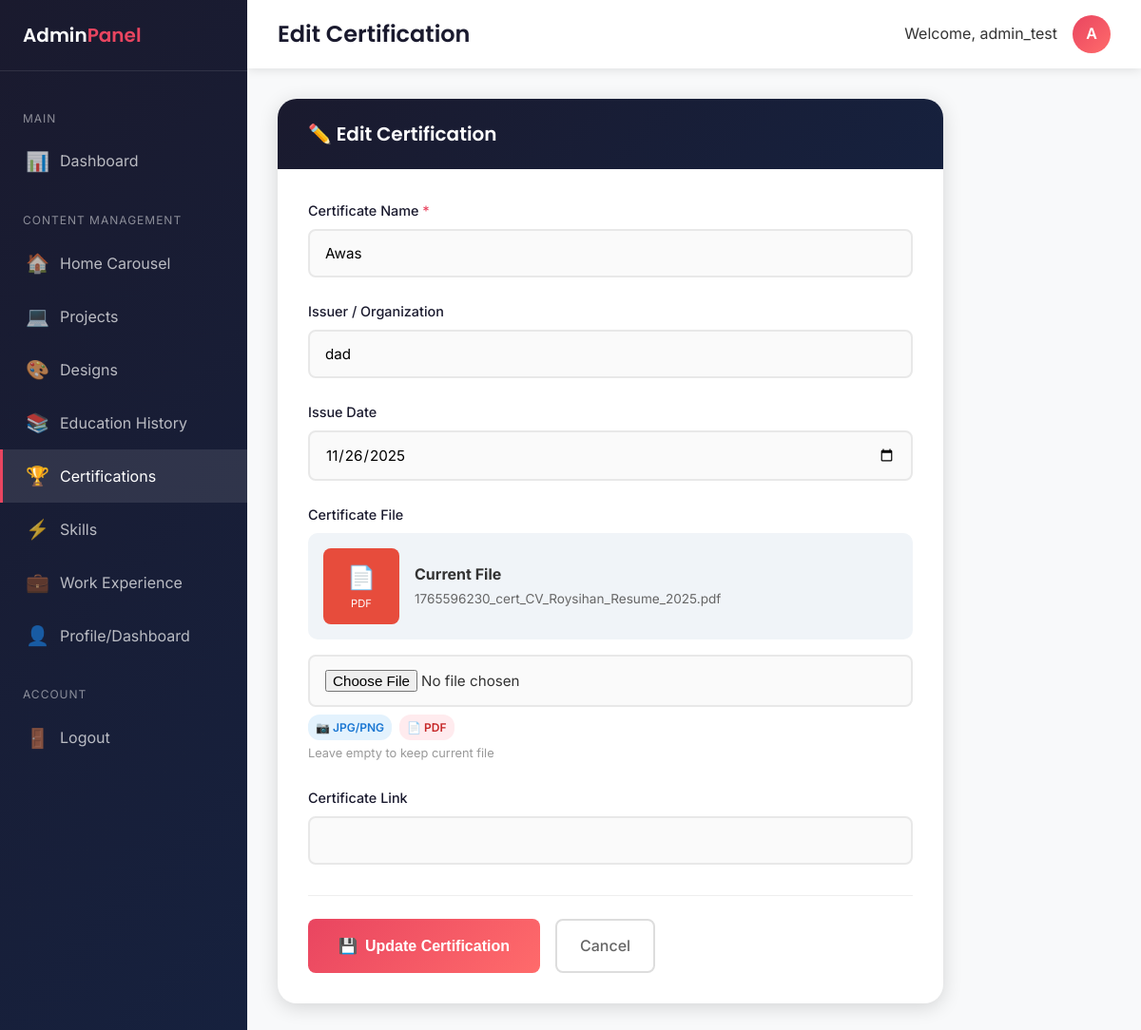
The page /admin/certifications/edit.php?id=1 (signed in) on the database its author committed.
### tables this page shows
CREATE TABLE IF NOT EXISTS certifications (
    id INT AUTO_INCREMENT PRIMARY KEY,
    name_certificate VARCHAR(255),
    issuer VARCHAR(255),
    issue_date DATE,
    image_certificate VARCHAR(255),
    link_certificate VARCHAR(255)
);

### admin/certifications/edit.php (the view, shortened to what this page needs)
<?php
require_once $_SERVER['DOCUMENT_ROOT'] . '/portofolio/config/connect.php';
$id = $_GET['id'] ?? 0;
$stmt = $pdo->prepare("SELECT * FROM certifications WHERE id = ?");
$stmt->execute([$id]);
$item = $stmt->fetch();
$isPdf = !empty($item['image_certificate']) && strtolower(pathinfo($item['image_certificate'], PATHINFO_EXTENSION)) === 'pdf';
include __DIR__ . '/../includes/header.php';
?>
<div class="form-card">
    <div class="form-card-header">
        <h3>✏️ Edit Certification</h3>
    </div>
    <div class="form-card-body">
        <form method="POST" enctype="multipart/form-data">
            <div class="form-group">
                <label for="name_certificate">Certificate Name <span class="required">*</span></label>
                <input type="text" id="name_certificate" name="name_certificate" class="form-control" value="<?php echo htmlspecialchars($item['name_certificate'] ?? ''); ?>" required>
            </div>
            <div class="form-group">
                <label for="issuer">Issuer / Organization</label>
                <input type="text" id="issuer" name="issuer" class="form-control" value="<?php echo htmlspecialchars($item['issuer'] ?? ''); ?>">
            </div>
            <div class="form-group">
                <label for="issue_date">Issue Date</label>
                <input type="date" id="issue_date" name="issue_date" class="form-control" value="<?php echo $item['issue_date'] ?? ''; ?>">
            </div>
            <div class="form-group">
                <label for="image_certificate">Certificate File</label>
                <?php if (!empty($item['image_certificate'])): ?>
                    <div class="current-file">
                        <?php if ($isPdf): ?>
                            <div class="pdf-preview">
                                <span style="font-size: 1.5rem;">📄</span>
                                <span style="font-size: 0.7rem;">PDF</span>
                            </div>
                        <?php else: ?>
                            <img src="/portofolio/assets/images/<?php echo htmlspecialchars($item['image_certificate']); ?>" alt="Certificate">
                        <?php endif; ?>
                        <div>
                            <strong>Current File</strong><br>
                            <span style="font-size: 0.85rem; color: #666;"><?php echo htmlspecialchars($item['image_certificate']); ?></span>
                        </div>
                    </div>
                <?php endif; ?>
                <input type="file" id="image_certificate" name="image_certificate" class="form-control" accept="image/*,application/pdf">
                <div class="file-types">
                    <span class="file-type-badge image">📷 JPG/PNG</span>
                    <span class="file-type-badge pdf">📄 PDF</span>
                </div>
                <p class="form-help">Leave empty to keep current file</p>
            </div>
            <div class="form-group">
                <label for="link_certificate">Certificate Link</label>
                <input type="url" id="link_certificate" name="link_certificate" class="form-control" value="<?php echo htmlspecialchars($item['link_certificate'] ?? ''); ?>">
            </div>
            <div class="form-actions">
                <button type="submit" class="btn-submit"><span>💾</span> Update Certification</button>
                <a href="index.php" class="btn-cancel">Cancel</a>
            </div>
        </form>
    </div>
</div>
<?php include __DIR__ . '/../includes/footer.php'; ?>

### assets/css/style.css (style rules this page uses)
:root { --primary: #1a1a2e; --secondary: #16213e; --accent: #e94560; --accent-light: #ff6b6b; --light: #f8f9fa; --dark: #0f0f1a; --text-primary: #333333; --text-secondary: #666666; --text-light: #999999; --white: #ffffff; --border: rgba(255, 255, 255, 0.1); --gradient-primary: linear-gradient(135deg, #1a1a2e 0%, #16213e 100%); --gradient-accent: linear-gradient(135deg, #e94560 0%, #ff6b6b 100%); --gradient-dark: linear-gradient(180deg, #0f0f1a 0%, #1a1a2e 100%); --font-heading: 'Poppins', sans-serif; --font-body: 'Inter', sans-serif; --spacing-xs: 0.5rem; --spacing-sm: 1rem; --spacing-md: 1.5rem; --spacing-lg: 2rem; --spacing-xl: 3rem; --spacing-xxl: 5rem; --radius-sm: 8px; --radius-md: 12px; --radius-lg: 20px; --radius-full: 50%; --shadow-sm: 0 2px 10px rgba(0, 0, 0, 0.1); --shadow-md: 0 4px 20px rgba(0, 0, 0, 0.15); --shadow-lg: 0 10px 40px rgba(0, 0, 0, 0.2); --shadow-accent: 0 4px 20px rgba(233, 69, 96, 0.3); --transition-fast: 0.2s ease; --transition-normal: 0.3s ease; --transition-slow: 0.5s ease; }
*, *::before, *::after { margin: 0; padding: 0; box-sizing: border-box; }
html { scroll-behavior: smooth; }
body { font-family: var(--font-body); font-size: 16px; line-height: 1.6; color: var(--text-primary); background: var(--light); overflow-x: hidden; }
a { text-decoration: none; color: inherit; transition: var(--transition-fast); }
h1, h2, h3, h4, h5, h6 { font-family: var(--font-heading); font-weight: 600; line-height: 1.3; color: var(--primary); }
h3 { font-size: clamp(1.5rem, 3vw, 2rem); }
p { margin-bottom: var(--spacing-sm); color: var(--text-secondary); }

### admin/assets/css/admin.css (style rules this page uses)
.form-card { background: var(--white); border-radius: var(--radius-lg); box-shadow: var(--shadow-md); max-width: 700px; overflow: hidden; }
.form-card-header { background: var(--gradient-primary); padding: 1.5rem 2rem; color: var(--white); }
.form-card-header h3 { margin: 0; font-size: 1.25rem; color: var(--white); }
.form-card-body { padding: 2rem; }
.form-group { margin-bottom: 1.5rem; }
.form-group label { display: block; margin-bottom: 0.5rem; font-weight: 500; color: var(--primary); font-size: 0.9rem; }
.form-group label .required { color: var(--accent); }
.form-control { width: 100%; padding: 0.875rem 1rem; border: 2px solid #e8e8e8; border-radius: var(--radius-sm); font-family: var(--font-body); font-size: 0.95rem; transition: var(--transition-fast); background: #fafafa; }
.form-control::placeholder { color: #aaa; }
.form-actions { display: flex; gap: 1rem; margin-top: 2rem; padding-top: 1.5rem; border-top: 1px solid #eee; }
.btn-submit { background: var(--gradient-accent); color: var(--white); padding: 0.875rem 2rem; border: none; border-radius: var(--radius-sm); font-weight: 600; font-size: 1rem; cursor: pointer; transition: var(--transition-normal); display: inline-flex; align-items: center; gap: 0.5rem; }
.btn-cancel { background: transparent; color: var(--text-secondary); padding: 0.875rem 1.5rem; border: 2px solid #ddd; border-radius: var(--radius-sm); font-weight: 500; font-size: 1rem; cursor: pointer; transition: var(--transition-fast); text-decoration: none; display: inline-flex; align-items: center; }
.form-help { font-size: 0.8rem; color: var(--text-light); margin-top: 0.25rem; }

### admin/certifications/edit.php (style rules this page uses)
.current-file { display: flex; align-items: center; gap: 1rem; padding: 1rem; background: #f0f4f8; border-radius: 10px; margin-bottom: 1rem; }
.pdf-preview { width: 80px; height: 80px; background: #e74c3c; color: white; display: flex; flex-direction: column; align-items: center; justify-content: center; border-radius: 8px; }
.file-types { display: flex; gap: 0.5rem; margin-top: 0.5rem; }
.file-type-badge { padding: 0.25rem 0.5rem; border-radius: 12px; font-size: 0.75rem; font-weight: 600; }
.file-type-badge.image { background: #e3f2fd; color: #1976d2; }
.file-type-badge.pdf { background: #ffebee; color: #c62828; }

### rows shown on the page
certifications: name_certificate "Awas", issuer "dad", issue_date "11/26/2025", image_certificate "1765596230_cert_CV_Roysihan_Resume_2025.pdf"

### other values the page prints
$pageTitle "Edit Certification"
$_SESSION['admin_username'] "admin_test"
substr($_SESSION['admin_username'] ?? 'A', 0, 1) "A"
